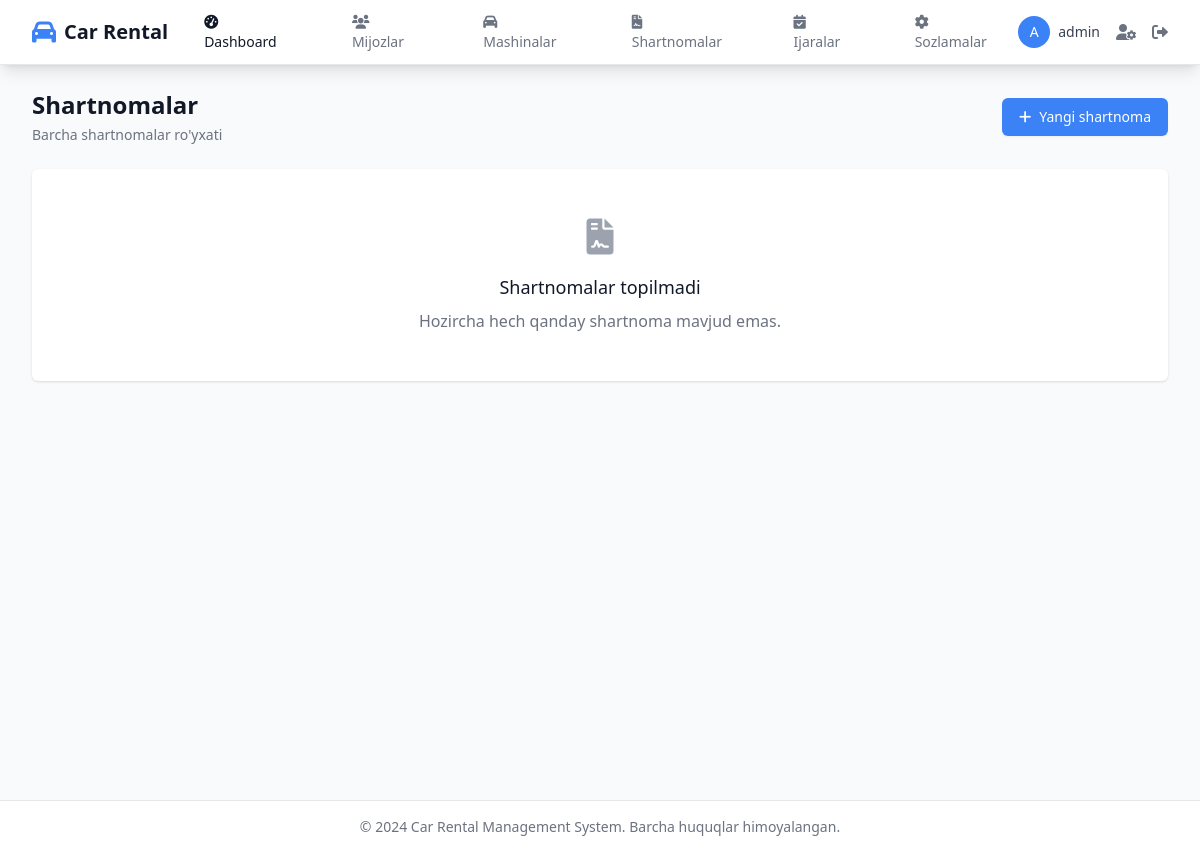
Page /contracts/ (signed in) on the earlier database version.
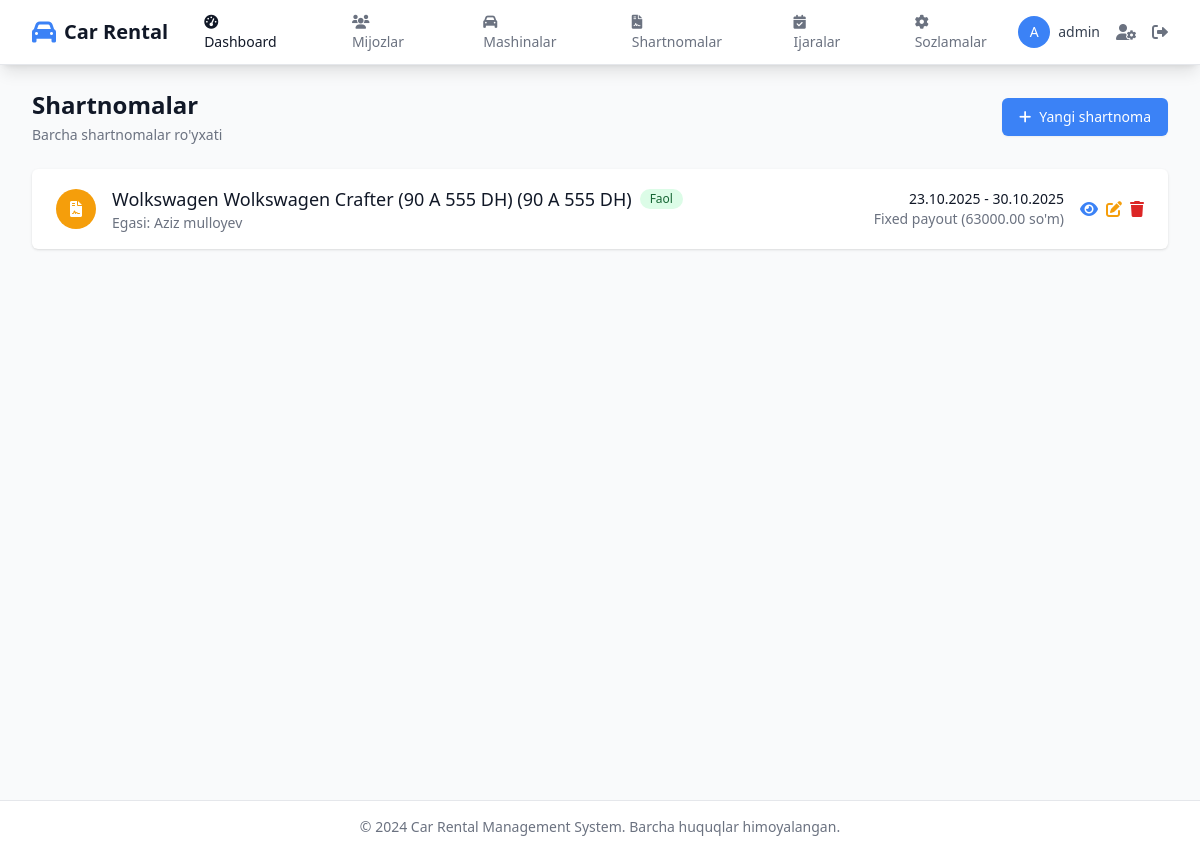
Same page on the later database version.
### contracts/models.py (models this page shows, shortened)
class Contract(models.Model):
    PRICING_TYPE = [
        ("share", "Revenue share (foizga)"),
        ("fixed", "Fixed payout"),
    ]
    owner = models.ForeignKey(CustomUser, on_delete=models.CASCADE, related_name="contracts")
    vehicle = models.ForeignKey(Vehicle, on_delete=models.CASCADE, related_name="contracts")
    start_date = models.DateField()
    end_date = models.DateField(null=True, blank=True)
    pricing_type = models.CharField(max_length=10, choices=PRICING_TYPE, default="share")
    owner_share_percent = models.DecimalField(max_digits=5, decimal_places=2, null=True, blank=True)
    company_share_percent = models.DecimalField(max_digits=5, decimal_places=2, null=True, blank=True)
    fixed_payout_amount = models.DecimalField(max_digits=12, decimal_places=2, null=True, blank=True)
    min_rental_days = models.PositiveIntegerField(null=True, blank=True)
    enforce_min_rental_days = models.BooleanField(default=True)
    is_active = models.BooleanField(default=True)
    notes = models.TextField(blank=True)
    created_at = models.DateTimeField(auto_now_add=True)
    updated_at = models.DateTimeField(auto_now=True)
    class Meta:
        unique_together = ("owner", "vehicle", "start_date")
        ordering = ['-created_at']

### vehicles/models.py (models this page shows, shortened)
class Vehicle(models.Model):
    STATUS_CHOICES = [
        ("inactive", "Faol emas"),
        ("available", "Mavjud"),
        ("rented", "Ijaraga berilgan"),
        ("maintenance", "Ta'mirda"),
    ]
    owner = models.ForeignKey(CustomUser, on_delete=models.CASCADE, related_name="vehicles")
    make = models.ForeignKey(CarMake, on_delete=models.SET_NULL, null=True, blank=True)
    model = models.ForeignKey(CarModel, on_delete=models.SET_NULL, null=True, blank=True)
    name = models.CharField(max_length=200, blank=True)
    plate_number = models.CharField(max_length=20, unique=True, validators=[plate_validator])
    year = models.PositiveSmallIntegerField(null=True, blank=True)
    daily_price = models.DecimalField(max_digits=10, decimal_places=2, default=Decimal("0.00"))
    hourly_price = models.DecimalField(max_digits=10, decimal_places=2, null=True, blank=True)
    status = models.CharField(max_length=20, choices=STATUS_CHOICES, default="inactive")
    created_at = models.DateTimeField(auto_now_add=True)
    updated_at = models.DateTimeField(auto_now=True)
    class Meta:
        ordering = ['-created_at']
    def __str__(self):
        display_name = self.name or f"{self.make} {self.model}" if self.make and self.model else "Unknown Vehicle"
        return f"{display_name} ({self.plate_number})"

class CarMake(models.Model):
    name = models.CharField(max_length=100, unique=True)
    def __str__(self):
        return self.name

class CarModel(models.Model):
    make = models.ForeignKey(CarMake, on_delete=models.CASCADE, related_name="models")
    name = models.CharField(max_length=100)
    class Meta:
        unique_together = ("make", "name")
    def __str__(self):
        return f"{self.make.name} {self.name}"

### accounts/models.py (models this page shows, shortened)
class CustomUser(AbstractUser):
    class Roles(models.TextChoices):
        OWNER = "owner", "Mashina egasi"
        RENTER = "renter", "Ijara oluvchi"
    role = models.CharField(max_length=10, choices=Roles.choices)
    phone = models.CharField(max_length=30, blank=True)
    is_verified = models.BooleanField(default=False)

### contracts/views.py (the view)
# urls.py: path('', views.ContractListView.as_view(), name='contract_list'),
class ContractListView(ListView):
    model = Contract
    template_name = 'contracts/contract_list.html'
    context_object_name = 'contracts'
    paginate_by = 20
    def get_queryset(self):
        queryset = Contract.objects.select_related('owner', 'vehicle', 'vehicle__make', 'vehicle__model')
        user = self.request.user
        if user.role == 'owner':
            queryset = queryset.filter(owner=user)
        elif user.role == 'admin' or user.is_superuser:
            pass  # Show all contracts
        else:
            pass
        return queryset.order_by('-created_at')

### templates/contracts/contract_list.html (shortened to what the changed rows need)
{% extends 'base.html' %}
{% block content %}
<div class="space-y-6">
    <div class="flex justify-between items-center">
        <div>
            <h1 class="text-2xl font-bold text-gray-900">Shartnomalar</h1>
        </div>
    </div>
    <div class="bg-white shadow overflow-hidden sm:rounded-md">
        <ul class="divide-y divide-gray-200">
            {% for contract in contracts %}
            <li>
                <div class="px-4 py-4 sm:px-6 hover:bg-gray-50">
                    <div class="flex items-center justify-between">
                        <div class="flex items-center">
                            <div class="flex-shrink-0">
                                <div class="h-10 w-10 rounded-full bg-warning flex items-center justify-center">
                                    <i class="fas fa-file-contract text-white"></i>
                                </div>
                            </div>
                            <div class="ml-4">
                                <div class="flex items-center">
                                    <h3 class="text-lg font-medium text-gray-900">
                                        {{ contract.vehicle.name|default:contract.vehicle }} ({{ contract.vehicle.plate_number }})
                                    </h3>
                                    <span class="ml-2 inline-flex items-center px-2.5 py-0.5 rounded-full text-xs font-medium
                                        {% if contract.is_active %}bg-green-100 text-green-800{% else %}bg-gray-100 text-gray-800{% endif %}">
                                        {% if contract.is_active %}Faol{% else %}Nofaol{% endif %}
                                    </span>
                                </div>
                                <p class="text-sm text-gray-500">
                                    Egasi: {{ contract.owner.get_full_name|default:contract.owner.username }}
                                </p>
                            </div>
                        </div>
                        <div class="flex items-center space-x-4">
                            <div class="text-right">
                                <p class="text-sm font-medium text-gray-900">
                                    {{ contract.start_date|date:"d.m.Y" }} - {{ contract.end_date|date:"d.m.Y"|default:"Hozirgacha" }}
                                </p>
                                <p class="text-sm text-gray-500">
                                    {{ contract.get_pricing_type_display }}
                                    {% if contract.pricing_type == 'share' %}
                                    ({{ contract.owner_share_percent }}% / {{ contract.company_share_percent }}%)
                                    {% else %}
                                    ({{ contract.fixed_payout_amount }} so'm)
                                    {% endif %}
                                </p>
                            </div>
                            <div class="flex items-center space-x-2">
                                <a href="{% url 'contract_detail' contract.pk %}" class="text-primary hover:text-secondary">
                                    <i class="fas fa-eye"></i>
                                </a>
                                <a href="{% url 'contract_update' contract.pk %}" class="text-warning hover:text-yellow-600">
                                    <i class="fas fa-edit"></i>
                                </a>
                                <a href="{% url 'contract_delete' contract.pk %}" class="text-red-600 hover:text-red-800">
                                    <i class="fas fa-trash"></i>
                                </a>
                            </div>
                        </div>
                    </div>
                </div>
            </li>
            {% empty %}
            <li>
                <div class="text-center py-12">
                    <i class="fas fa-file-contract text-gray-400 text-4xl mb-4"></i>
                    <h3 class="text-lg font-medium text-gray-900 mb-2">Shartnomalar topilmadi</h3>
                    <p class="text-gray-500">Hozircha hech qanday shartnoma mavjud emas.</p>
                </div>
            </li>
            {% endfor %}
        </ul>
    </div>
</div>
{% endblock %}

Differences in the rows shown:
added Contract: vehicle.name "Wolkswagen Wolkswagen Crafter (90 A 555 DH)", vehicle.plate_number "90 A 555 DH", is_active "Faol", owner.get_full_name "Aziz mulloyev", start_date "23.10.2025", end_date "30.10.2025", pricing_type "Fixed payout", fixed_payout_amount "63000.00"
Other differences:
text no longer shown: "Shartnomalar topilmadi Hozircha hech qanday shartnoma mavjud emas."
